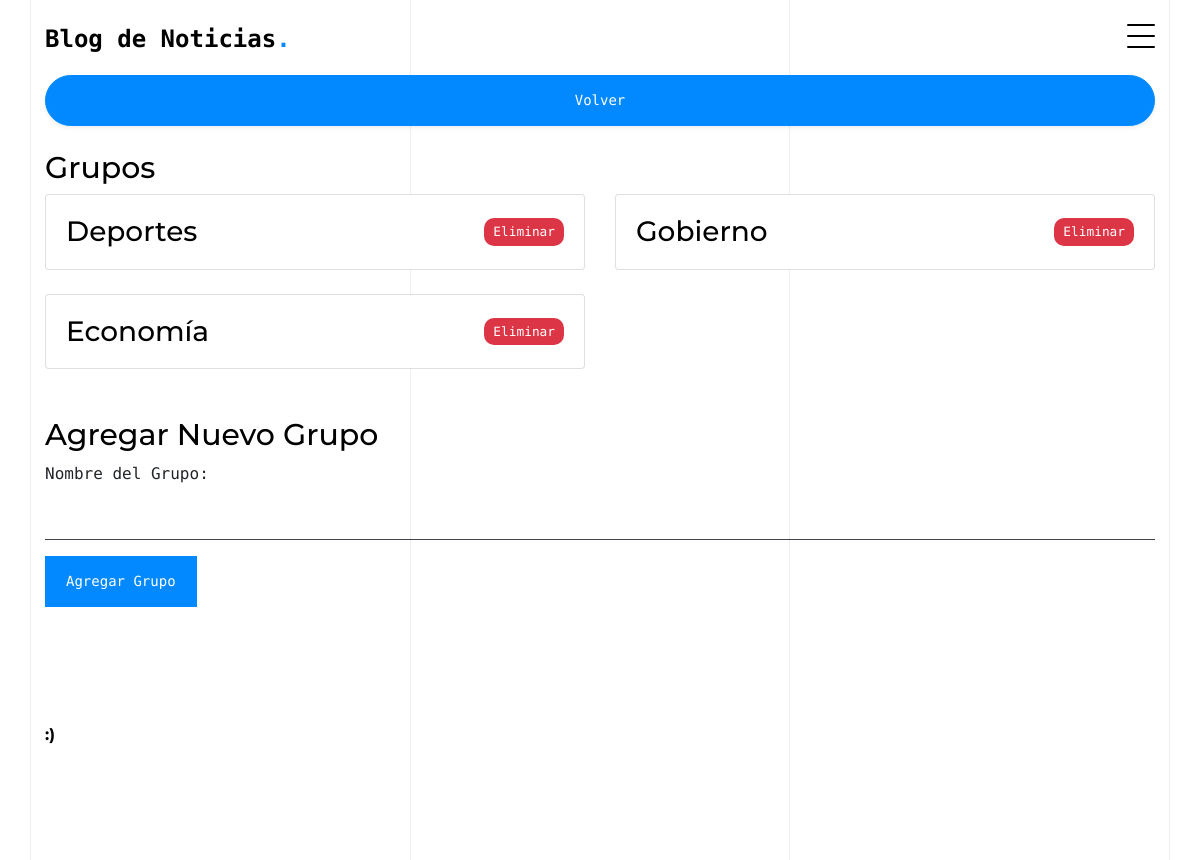
Screenshot of /ver_grupos (signed in) with the database file from the repository.
### pagina_cms/models.py (models this page shows)
class grupos(models.Model):
    grupo = models.CharField(max_length=45)

### pagina_cms/grupos.py (the view)
# urls.py: path('ver_grupos', grupos.ver_grupos, name='ver_grupos'),
def ver_grupos(request):
    if request.method == 'GET':
        if 'nivel_usuario' in request.session and (request.session['nivel_usuario'] == 'ADMINISTRADOR' or request.session['nivel_usuario'] == 'MODERADOR'):
            vergrupos = grupos.objects.all()
            return render(request, 'ver_grupos.html', {'grupos': vergrupos})
        else:
            variables = {
                'm_error': 'No tiene permisos para administrar grupos.',
                'nombre_usuario': request.session.get('nombre_usuario', '')
            }
            return render(request, 'panel.html', variables)
    return render(request, 'ver_grupos.html')

### pagina_cms/templates/ver_grupos.html (shortened to what this page needs)
{% extends 'base.html' %}
{% block cuerpo %}
<div class="container">
    <br>
    <br>
    <a href="{% url 'acceder' %}" class="btn btn-primary btn-block rounded-pill shadow-sm mt-4">Volver</a>
    <h2 class="section-heading mt-4">Grupos</h2>
    <div class="row">
        {% for grupo in grupos %}
        <div class="col-lg-6 mb-4">
            <div class="card">
                <div class="card-body d-flex justify-content-between align-items-center">
                    <h3 class="card-title mb-0">{{ grupo.grupo }}</h3>
                    <form method="post" action="{% url 'eliminar_grupo' grupo.id %}" style="display: inline;">
                        <button class="btn btn-danger btn-sm eliminar-btn" type="submit">Eliminar</button>
                    </form>
                </div>
            </div>
        </div>
        {% endfor %}
    </div>
    <h2 class="section-heading mt-4">Agregar Nuevo Grupo</h2>
    <form method="post" action="{% url 'agregar_grupo' %}" class="mb-5">
        <div class="form-group">
            <label for="nombre_grupo">Nombre del Grupo:</label>
            <input type="text" class="form-control" id="nombre_grupo" name="nombre_grupo" required>
        </div>
        <button type="submit" class="btn btn-primary">Agregar Grupo</button>
    </form>
</div>
{% endblock %}

### pagina_cms/static/css/style.css (style rules this page uses)
body { font-family: "PT Mono", monospace; line-height: 1.6; background: #ffffff; overflow-x: hidden; font-size: 16px; }
body:before { content: ""; position: fixed; top: 0; left: 0; z-index: 99; right: 0; bottom: 0; background: rgba(0, 0, 0, 0.2); opacity: 0; visibility: hidden; -webkit-transition: .3s all ease; -o-transition: .3s all ease; transition: .3s all ease; }
a { color: #0389ff; -webkit-transition: .3s all ease; -o-transition: .3s all ease; transition: .3s all ease; }
h1, .h1, h2, .h2, h3, .h3, h4, .h4 { font-family: "Montserrat", sans-serif; color: #dddde6; }
.btn { padding-top: 14px; padding-bottom: 14px; padding-left: 20px; padding-right: 20px; border-radius: 0px; font-size: 14px; border: 1px solid transparent; }
.btn.btn-primary { background: #0389ff; border-color: #0389ff; }
.form-control, .custom-select { border: none; font-size: 16px; height: 45px; padding-left: 0; padding-right: 0; background: transparent; border-bottom: 1px solid #43434d; border-radius: 0; }
.section-heading { font-size: 30px; color: #000000; }

### pagina_cms/templates/ver_grupos.html (style rules this page uses)
.card-text, .card-title { color: #000 !important; }
.card .card-title { color: #000 !important; }
.eliminar-btn { font-size: 0.8rem; padding: 0.2rem 0.5rem; border-radius: 10px; }

### rows the page displays
grupos: grupo "Deportes"
grupos: grupo "Gobierno"
grupos: grupo "Economía"
